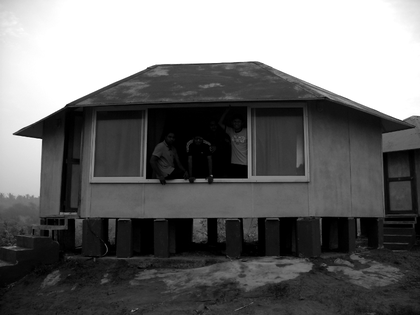
%> input picture assig-1/2/data/3.png, 420 x 315 px, shrunk from 800 x 600 before the run
$ octave --eval "result = myHE('../data/3.png');"   (GNU Octave 9; MATLAB toolbox functions it lacks are replaced by stand-ins)
%> lines starting %> are read from the running program, lines starting %| are printed output that depends on the picture
function [ histeqimg, C ] = myHE(pathimg)
%> called with pathimg = '../data/3.png'
   [img, map] = imread(pathimg);
%> img is the input picture: size 315x420 uint8; min 0, max 255, mean 110.1
%> map = []
   [M, N, d]=size(img);
%> M = 315; N = 420; d = 1
   if (d==1)
       H=imhist(img);
%> H = 256 values, max 29556 at index 256, min 1 at index 158, mean 516.8
       H=H/(M*N);
%> H = 256 values, max 0.223 at index 256, min 7.56e-06 at index 158, mean 0.00391
       C(1) = H(1)*255;
       for (x=2:256)
          C(x)= C(x-1) + (H(x)*255);
       end
%> after the loop, C = 256 values from 12.66 to 255
       %perform mapping
       for (i=1:M)
           for (j=1:N)
               f=double(img(i,j))+1;
               histeqimg(i,j)=uint8(C(f));
           end;
       end;
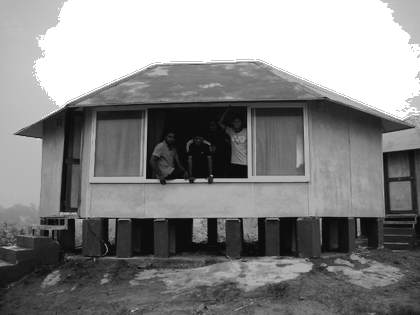
%> histeqimg: size 315x420 uint8; min 13, max 255, mean 134.7
   else
       for k=1:d
           H=imhist(img(:,:,k));
           H=H/(M*N);
           C(1) = H(1)*255;
           for (x=2:256)
               C(x)= C(x-1) + (H(x)*255);
           end
           %perform mapping
           for (i=1:M)
               for (j=1:N)
                   f=double(img(i,j,k))+1;
                   histeqimg(i,j,k)=uint8(C(f));
               end;
           end;
       end
   end
iptsetpref('ImshowAxesVisible','on');
figure('units','normalized','outerposition',[0 0 1 1])
subplot(1,2,1);
imshow(img, map), colorbar;
title('Original Image')
subplot(1,2,2);
imshow(histeqimg, map), colorbar;
file_name = strcat(['../images/he_' pathimg(9:length(pathimg))]);
imwrite(histeqimg,file_name);
title(['Histrogram Equalized Image']);

$ run again, on assig-1/2/data/canyon.png
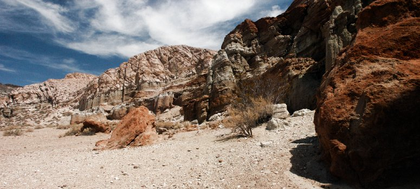
%> input picture assig-1/2/data/canyon.png, 420 x 189 px, shrunk from 775 x 348 before the run
%> in myHE, img is the input picture: size 189x420x3 uint8; mean R, G, B 121.8, 109.4, 101.3
%> map = []
%> after the loop in myHE, `for k=1:d`:
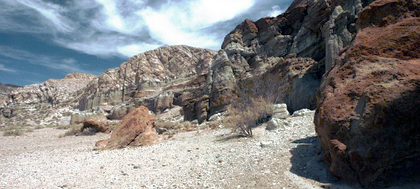
%> histeqimg: size 189x420x3 uint8; mean R, G, B 128.1, 128.1, 128.3
%> after the loop in myHE, `for k=1:d`: C = 256 values from 3.43 to 255
